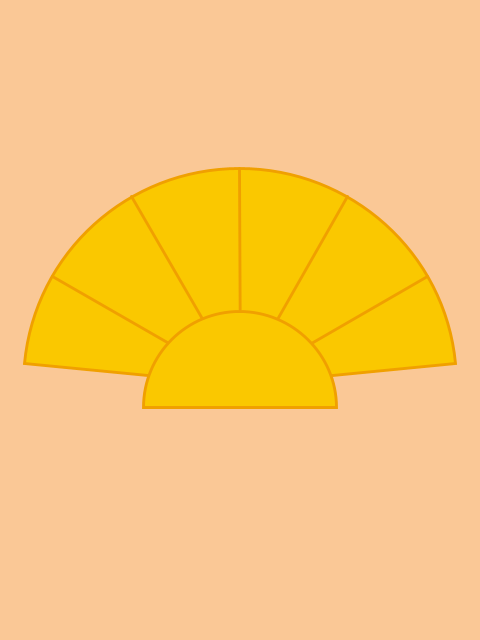
Frame 1 (no input)
Frame 2 (the mouse pressed at the canvas centre, redrawn once): identical to frame 1, image omitted

The Processing sketch that drew this single still picture (run headless with seeded random() and noise(); the mouse was pressed at the canvas centre and the sketch redrawn once):

// Processing sketch: emperor_s_new_groove_the
// ── emperor_s_new_groove_the.pde
// Manuale di Programmazione Cinematografica
// Daniele Olmisani, 2018

// The Emperor's new groove (2000)


final color PAPER = color(250, 200, 150);
final color INK1 = color(250, 200, 0);
final color INK2 = color(240, 160, 0);

final float DELTA = 0.03*PI;


void setup() {
  size(480, 640);
  noLoop();
}


void draw() {
  
  final float S =  min(width, height);
  final float U = 0.002;
  
  translate(0.5*width, 0.6*height);
  scale(S);
  
  background(PAPER);
  
  fill(INK1);
  
  stroke(INK2);
  
  strokeWeight(3*U);
  arc(0.0, 0.0, 0.9, 0.9, -PI+DELTA, 0.0-DELTA, PIE);
  
  pushMatrix();
  for(int i=1; i<6; i++) {
    rotate(-PI/6);
    line (0.0, 0.0, 0.45, 0.0);
    
  }
  popMatrix();
  
  arc(0.0, 0.05, 0.4, 0.4, -PI, 0.0, CHORD);
  
  save("the-emperor's-new-groove.png");
}
